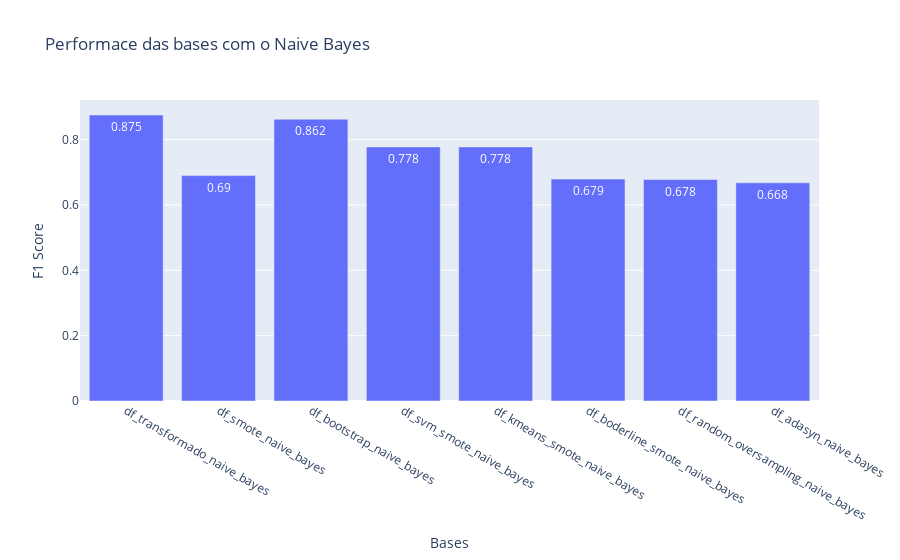

The code cell stored with this chart in its notebook:
### Markdown cell above
##### Naive Bayes

### Code cell
fig_bayes = go.Figure()

x = list(modelos_f1['naive_bayes'][0].keys())
y = list(modelos_f1['naive_bayes'][0].values())

y_formatted = [round(value, 3) for value in y]

fig_bayes.add_bar(x=x, y=y, text=y_formatted, textposition='auto', textangle=-360)

fig_bayes.update_layout(
    title='Performace das bases com o Naive Bayes',
    xaxis_title='Bases',
    yaxis_title='F1 Score'
)

fig_bayes.show()

### Figure 1 — Plotly figure (JSON) as saved in the notebook; plotly's stock layout.template omitted (floating-point values rounded to 4 significant figures)
{"data": [{"text": ["0.875", "0.69", "0.862", "0.778", "0.778", "0.679", "0.678", "0.668"], "textangle": 0, "textposition": "auto", "type": "bar", "x": ["df_transformado_naive_bayes", "df_smote_naive_bayes", "df_bootstrap_naive_bayes", "df_svm_smote_naive_bayes", "df_kmeans_smote_naive_bayes", "df_boderline_smote_naive_bayes", "df_random_oversampling_naive_bayes", "df_adasyn_naive_bayes"], "y": [0.8751, 0.6898, 0.8623, 0.7776, 0.7776, 0.6791, 0.6779, 0.6676]}], "layout": {"title": {"text": "Performace das bases com o Naive Bayes"}, "xaxis": {"title": {"text": "Bases"}}, "yaxis": {"title": {"text": "F1 Score"}}}}
